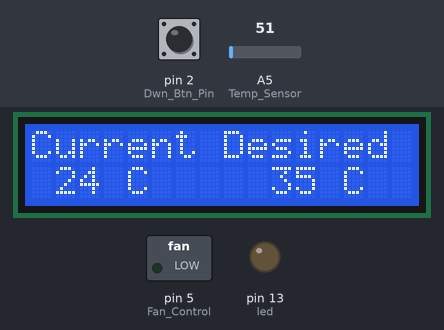
Simulated run of this sketch. Board: Arduino Uno, built with avr-gcc and run on an emulated ATmega328P. On the bench: 16×2 character LCD, switched loads named in the sketch (green lamp = pin HIGH), output pins drawn as LEDs (lit = HIGH). Inputs (shaded band) come from the test bench; at power-on: pin 2 (Dwn_Btn_Pin) LOW, A5 (Temp_Sensor) = 51.

Above: at 1.2 s.
1.3 s: pin 2 (Dwn_Btn_Pin) pulled HIGH for 3.2 s
At 5.4 s:
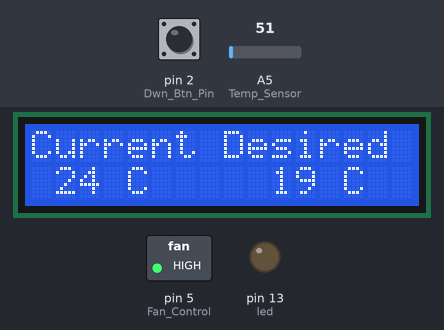
6.0 s: A5 (Temp_Sensor) set to 61
At 7.2 s:
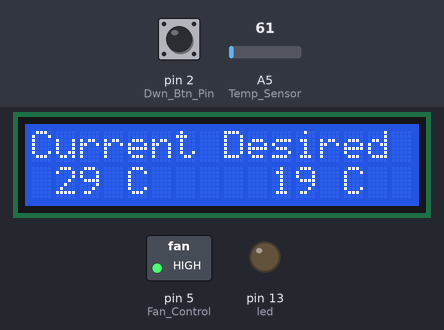
7.5 s: pin 2 (Dwn_Btn_Pin) pulled HIGH for 0.15 s
9.1 s: A5 (Temp_Sensor) set to 71
At 9.6 s:
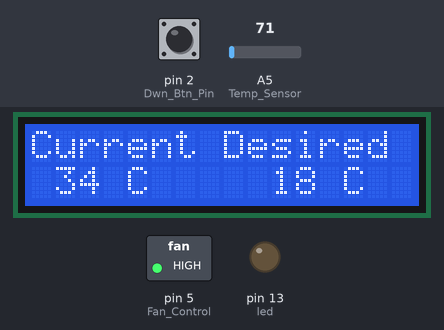
10.6 s: A5 (Temp_Sensor) set to 86
At 11.6 s:
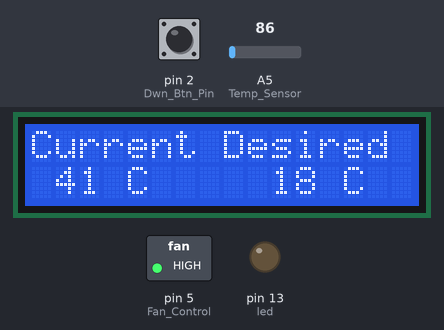
Timing chart, 0 to 13.1 s (numbered marks = the images above; inputs shaded):
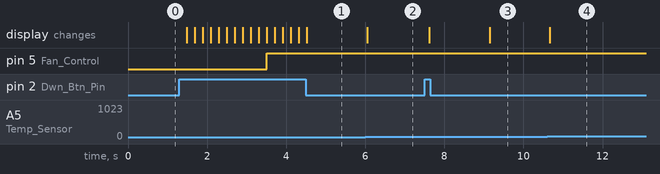

The sketch:

Thermally_controlled_fan__with_LCD_monitor.ino
```cpp
// Read analog temperature sensor and turn external fan on and off dependent on some predefined setpoint, using ATmega32u4 micro controller
// Additionaly, prints current temperature out to LCD screan, with options to add a user defined setpoint(futur development)
#include <LiquidCrystal.h>
#include <Wire.h>
#include <SPI.h>

const int led = 13; // Pin 32 on chip.

// Sets the pin number for the sensor at analog pin 41.
  const int Temp_Sensor = A5; // Pin 41 on chip

// Sets the input pin to increase or decrease the threshold temperature and change unit
  const int Dwn_Btn_Pin = 2; // Pin 19 on chip;
  const int Up_Btn_Pin = 0; // Pin 20 on chip;
  const int Unit_Btn_Pin = 1; // Pin 21 on chip;

// Sets output pins for fan and LCD, and initialize LCD pins
  const int Fan_Control = 5; // Pin 31 on chip
  const int rs = 4; // Pin 25 on chip
  const int en = 12; // Pin 26 on chip
  const int d4 = 6; // Pin 27 on chip
  const int d5 = 8; // Pin 28 on chip
  const int d6 = 9; // Pin 29 on chip
  const int d7 = 10; // Pin 30 on chip
  LiquidCrystal lcd(rs,en,d4,d5,d6,d7);

// Initialize user interface
  bool Dwn_Btn_State = 0;
  bool Up_Btn_State = 0;
  bool Unit_Btn_State = 0;
  int Dwn_Btn_LastState = 0;
  int Up_Btn_LastState = 0;
  int Last_Unit_Btn_State = 0;
  int Current_Btn_State = 0;

// Initializes the variable temperature, to store the analog temperature from the sensor
  int Temperature;

// Sets the intial threshold value to 23 degrees C
  int Set_Temp = 35;

// Sets the initial temperature units to C
  char units = 'C';

// create a character variable for outputing temperature to LCD screen
  char LCD_Output[10] = {} ;

// Create variables for fahrenheit temperature outputs
  int Set_Temp_F = 0;
  int Convert_Temp_F = 0;

  void setup() {
// Setup serial port to opperate at 9600 bits per second
  Serial.begin(19200);

// Initialize input pins
  pinMode(Temp_Sensor, INPUT) ;
  pinMode(Dwn_Btn_Pin, INPUT);
  pinMode(Up_Btn_Pin, INPUT);
  pinMode(Unit_Btn_Pin, INPUT);

// Initialize fan control pin and test led
  pinMode(Fan_Control, OUTPUT);
  pinMode(led, OUTPUT);

// Set the LCD's number of columns and rows
  lcd.begin(16, 2);

// Prints the, constant, header of the LCD
  lcd.print("Current Desired");

}

  void loop() {
// read the value from the sensor at pin 41 and store as a 16bit integer
  Temperature = analogRead(Temp_Sensor);
  Temperature = (5.0*Temperature*1000.0)/(1024*10);

// Mapping output voltage from temperature sensor to corresponding temperature in degrees C
  //int Convert_Temp = map(Temperature, -490, 1500, -55, 150);

// read the input pin for user buttons
  Dwn_Btn_State = digitalRead(Dwn_Btn_Pin);
  Up_Btn_State = digitalRead(Up_Btn_Pin);
  Unit_Btn_State = digitalRead(Unit_Btn_Pin);

// check if user has pressed the down button
  if (Dwn_Btn_State == HIGH){
  // Decrement set temp.
    Set_Temp = Set_Temp - 1;
    delay(50);
  }

// Check if user has pressed the up button
  if (Up_Btn_State == HIGH){
  // Increment set temp
    Set_Temp = Set_Temp + 1;
  }

// Check if the user wantes degrees F or C
  if (Unit_Btn_State == HIGH && units == 'F'){
  // Sets the temperature unit as  degrees F
    units = 'C';
    delay(150);
    }
    else if (Unit_Btn_State == HIGH && units == 'C'){
       // sets the temperature unit as degrees C
    units = 'F';
      // Sets current and last state equal for futur use
    delay(150);
    }
    else {
      units = units;
    }

  if(units == 'F' || units == 'f'){
  // Convert threshold and sensor temperature to degrees F
    Set_Temp_F = (Set_Temp * 9/5) + 32;
  Convert_Temp_F = (Temperature * 9/5) + 32;

  // Check the temperature and turn the fan off or on
     if (Convert_Temp_F >= Set_Temp_F){
      digitalWrite(Fan_Control, HIGH);
     }
     else{
      digitalWrite(Fan_Control, LOW);
     }

  // Set the Cursor loaction of the LCD for room temperature
    lcd.setCursor(0, 1);

  // Create message to be printed to LCD
    sprintf(LCD_Output, "%3d %c    %3d %c", Convert_Temp_F, units, Set_Temp_F, units);

  // Print Temperatures to LCD
    lcd.print(LCD_Output);
    }
    else{
  // Check the temperature and turn the fan off or on
      if (Temperature >= Set_Temp){
      digitalWrite(Fan_Control, HIGH);
     }
     else{
      digitalWrite(Fan_Control, LOW);
     }

  // Set the Cursor loaction of the LCD for room temperature
    lcd.setCursor(0, 1);
    // Create message to be printed to LCD
    sprintf(LCD_Output, "%3d %c    %3d %c", Temperature, units, Set_Temp, units);

  // Print Temperatures to LCD
    lcd.print(LCD_Output);
    }

    delay(150);
//    Serial.println('S');
//    Serial.println(Unit_Btn_State);
//    Serial.println('L');
//    Serial.println(Last_Unit_Btn_State);
}
```

Measured:
- after the input at 1.3 s, pin 5 (Fan_Control): LOW → HIGH after 2.2 s; the display: first changes after 0.19 s (image 1 shows a later state)
- after the input at 6.0 s, the display: changes after 0.05 s (image 2)
- after the input at 9.1 s, the display: changes at once (image 3)
- after the input at 10.6 s, the display: changes after 0.07 s (image 4)
